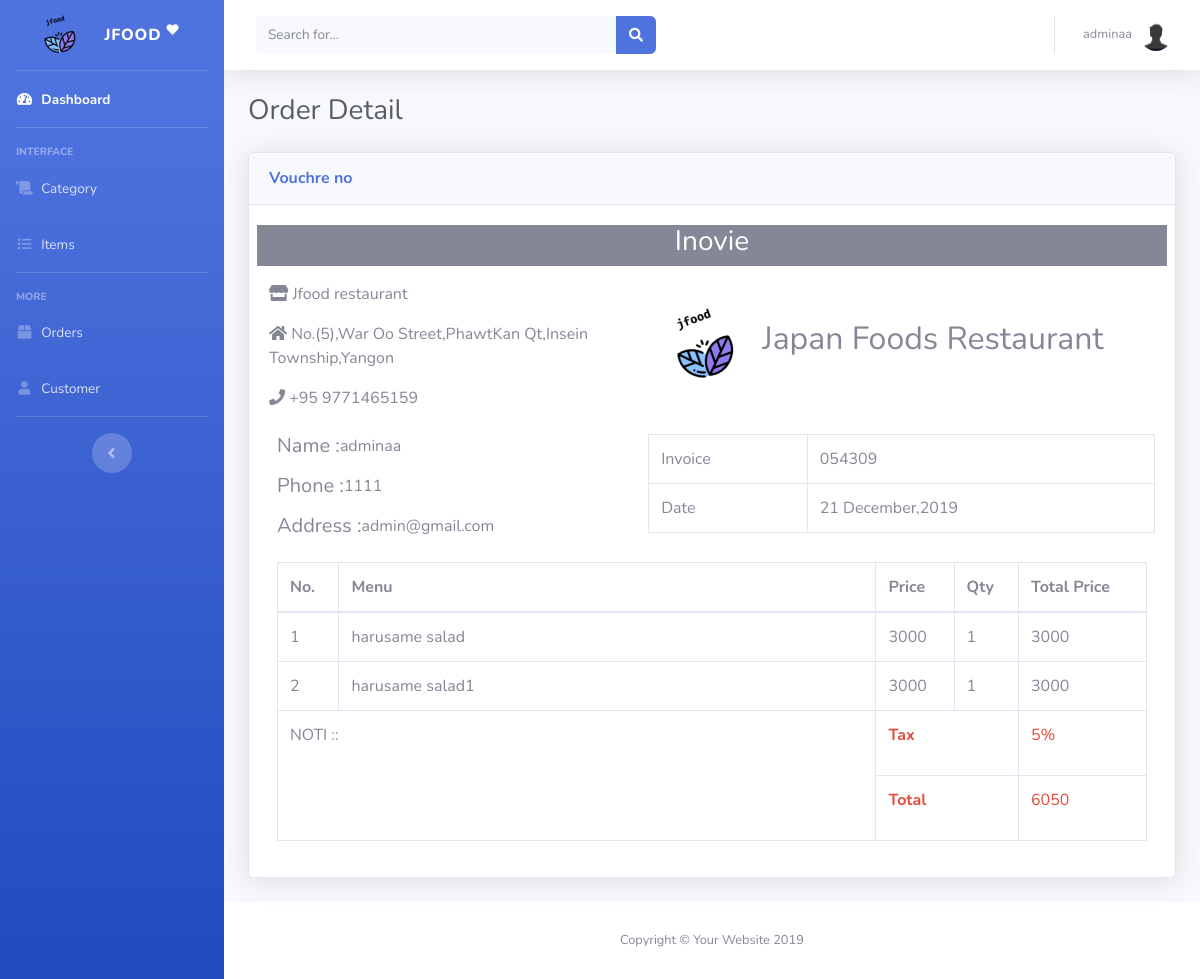
Screenshot of /order_detail.php?voucher=054309 (signed in) with the database file from the repository.
### tables this page shows
CREATE TABLE `users` (
  `id` int(11) NOT NULL,
  `name` varchar(255) NOT NULL,
  `email` varchar(255) NOT NULL,
  `password` varchar(255) NOT NULL,
  `phone` varchar(255) NOT NULL,
  `address` text NOT NULL,
  `profile` text NOT NULL,
  `role` varchar(255) NOT NULL
);

CREATE TABLE `order_details` (
  `id` int(11) NOT NULL,
  `voucherno` varchar(255) NOT NULL,
  `order_date` date NOT NULL,
  `item_id` varchar(255) NOT NULL,
  `price` int(11) NOT NULL,
  `photo` varchar(255) NOT NULL,
  `qty` varchar(255) NOT NULL,
  `user_id` varchar(255) NOT NULL
);

CREATE TABLE `items` (
  `id` int(11) NOT NULL,
  `name` varchar(255) NOT NULL,
  `price` int(11) NOT NULL,
  `photo` varchar(255) NOT NULL,
  `category_id` int(11) NOT NULL,
  `description` text NOT NULL
);

### order_detail.php (the view, shortened to what this page needs)
<?php
  if(isset($_SESSION['login_user'])  && $_SESSION['login_user']["role"]=="admin"){
 include 'db_connect.php';
 require 'backend_header.php';
 $voucher = $_GET['voucher'];
 $sql = "SELECT order_details.*, users.*, users.name as username,users.phone as uphone,users.address as uadd FROM order_details
  INNER JOIN users ON users.id=order_details.user_id
  WHERE order_details.voucherno=:voucher";
 $stmt=$pdo->prepare($sql);
 $stmt->bindParam(':voucher',$voucher);
 $stmt->execute();
 $order=$stmt->fetch();
 $name = $order['username'];
 $phone = $order['uphone'];
 $address = $order['uadd'];
 $order = $order['order_date'];
 $date = new DateTime($order);
 $orderdate = date_format($date,'d F,Y');
?>
<div class="d-sm-flex align-items-center justify-content-between mb-4">
  <h1 class="h3 mb-0 text-gray-800">Order Detail</h1>
</div>
<div class="card shadow mb-4 mt-4">
    <div class="card-header py-3">
      <h6 class="m-0 font-weight-bold text-primary">Vouchre no</h6>
    </div>
    <div class="card-body">
      <div class="row bg-secondary">
        <div class="col-lg-12">
          <h3 class="text-white text-center"> Inovie </h3>
        </div>
      </div>
      <div class="row mt-3">
        <div class="col-md-5">
          <p><i class="fas fa-store"></i> Jfood restaurant</p>
          <p><i class="fas fa-home"></i> No.(5),War Oo Street,PhawtKan Qt,Insein Township,Yangon</p>
          <p><i class="fas fa-phone"></i> +95 9771465159</p>
        </div>
        <div class="col-md-7 mt-2" style="margin-top: -20px;">
            <img src="image/logo1.png" class="img-fluid" width="110px" style="transform: perspective(100px); transform: rotate(-20deg);">
            <h2 class="d-inline-flex">
              Japan Foods Restaurant
            </h2>
        </div>
      </div>
      <div class="row mt-2">
        <div class="col-md-5">
          <div class="row ml-2">
            <h5>Name : </h5>
            <p ><?= $name ?></p>
          </div>
          <div class="row ml-2">
            <h5>Phone : </h5>
            <p><?= $phone ?></p>
          </div>
          <div class="row ml-2">
            <h5>Address : </h5>
            <p><?= $address ?></p>
          </div>
        </div>
        <div class="col-md-7">
          <table class="table table-bordered">
            <tr>
              <td>Invoice</td>
              <td><?= $voucher ?></td>
            </tr>
            <tr>
              <td>Date</td>
              <td><?= $orderdate ?></td>
            </tr>
          </table>
        </div>
      </div>
      <div class="row mt-2 mx-2">
          <table class="table table-bordered">
            <thead>
              <tr>
                <th>No.</th>
                <th width="537px">Menu</th>
                <th>Price</th>
                <th>Qty</th>
                <th>Total Price</th>
              </tr>
            </thead>
            <tbody>
              <?php
                $i=1;
                $orderdetail = "SELECT order_details.*,items.*,orders.*, items.name as itemname,orders.noti as noti FROM order_details
                  INNER JOIN orders on orders.voucherno=order_details.voucherno
                  INNER JOIN items on items.id=order_details.item_id
                  WHERE order_details.voucherno=:voucher";
                  $detail = $pdo->prepare($orderdetail);
                  $detail->bindParam(':voucher',$voucher);
                  $detail->execute();
                  $row=$detail->fetchAll();
                  $totalamount = 0;
                  foreach ($row as $data) {
                    $price = $data['price'];
                    $qty=$data['qty'];
                    $total=$price*$qty;
                    $totalamount+=$total+25;
              ?>
              <tr>
                <td><?= $i ?></td>
                <td><?= $data['itemname'] ?></td>
                <td><?= $price ?></td>
                <td><?= $qty ?></td>
                <td><?= $total ?></td>
              </tr>
              <?php
              $i++;
                }
              ?>
              <tr>
                <td colspan="2" rowspan="2">
                  NOTI ::
                </td>
                <td colspan="2" class="text-danger font-weight-bold">
                  Tax
                </td>
                <td>
                  <p class="text-danger">5%</p>
                </td>
              </tr>
              <tr>
                <td colspan="2" class="text-danger font-weight-bold">
                  Total
                </td>
                <td>
                  <p class="text-danger"><?= $totalamount ?></p>
                </td>
              </tr>
            </tbody>
          </table>
      </div>
    </div>
</div>
<?php
 require 'backend_footer.php';
}
else{
?>
<h1>
  404 error not fonund
</h1>
<?php
}
?>

### rows the page displays
users: name "adminaa", phone "1111", address "admin@gmail.com"
order_details: order_date "21 December,2019", item.name "harusame salad", item.price "3000", qty "1"
order_details: item.name "harusame salad1", item.price "3000", qty "1"

### other values shown
$_SESSION['login_user']['name'] "adminaa"
$voucher "054309"
$totalamount "6050"
